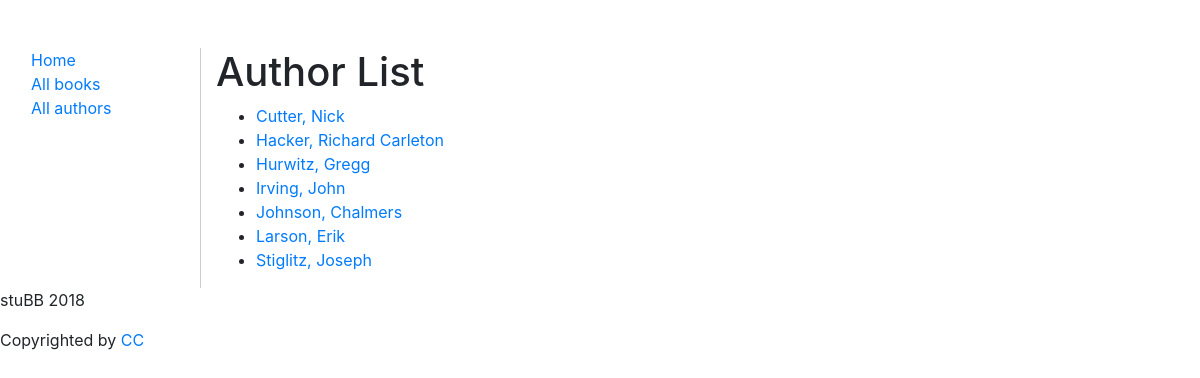
Before: /catalog/authors with the older database file.
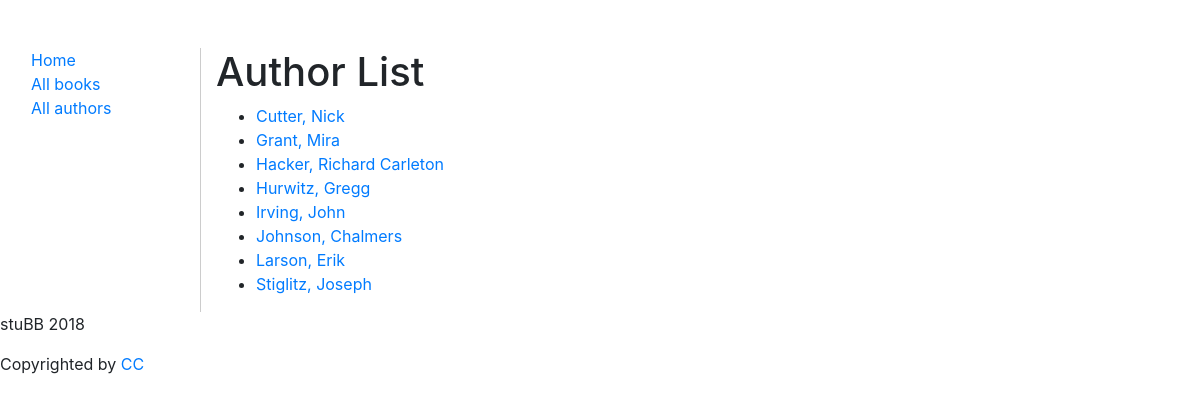
After: the same page with the newer database file.
### catalog/models.py (models this page shows, shortened)
class Author(models.Model):
  first_name = models.CharField(max_length=100)
  last_name = models.CharField(max_length=100)
  date_of_birth = models.DateField(null=True, blank=True)
  date_of_death = models.DateField('died', null=True, blank=True)
  born_in = models.CharField(max_length=200, null=True, blank=True)
  education = models.CharField(max_length=200, null=True, blank=True)
  COMMON_BOOK_AWARDS = (
    ('booker', 'Booker Award'),
    ('caldecott', 'Caldecott Medal'),
    ('nba', 'National Book Award'),
    ('nbcca', 'National Book Critics Circle Award'),
    ('newbery', 'Newbery Medal'),
    ('npl', 'Nobel Prize for Literature'),
    ('p/f', 'PEN/Faulkner Award'),
    ('pp', 'Pulitzer Prize'),
    ('cwp', "Commonwealth Writers' Prize"),
    ('emma', 'EMMA Awards')
  )
  awards = models.CharField(max_length=10, choices=COMMON_BOOK_AWARDS, null=True, blank=True)
  class Meta:
    ordering = ["last_name", "first_name"]
  def get_absolute_url(self):
    return reverse('author-detail', args=[str(self.id)])

### catalog/views.py (the view)
# urls.py: path('authors', views.AuthorListView.as_view(), name="authors"),
class AuthorListView(generic.ListView):
  model = Author
  template_name = 'catalog/author_list.html'
  paginate_by = 10

### catalog/templates/catalog/author_list.html (shortened to what this page needs)
{% extends 'catalog/base.html' %}
{% block content %}
    <h1>Author List</h1>
    {% if author_list %}
    <ul>
        {% for author in author_list %}
            <li><a href="{{ author.get_absolute_url }}">{{ author.last_name }}, {{ author.first_name }}</a>{{ author.book }}</li>
        {% endfor %}
    </ul>
    {% else %}
        <p>There are no authors listed at this time.</p>
    {% endif %}
{% endblock %}

### catalog/templates/catalog/base.html (shortened to what this page needs)
<!DOCTYPE html>
<html lang="en">
  <head>
    {% load staticfiles %}
    {% block head %}
    <link rel="stylesheet" href="{% static 'styles/catalog.css' %}" />
    <link rel="stylesheet" href="https://stackpath.bootstrapcdn.com/bootstrap/4.1.3/css/bootstrap.min.css">
    {% endblock %}
  </head>
  <body>
    <div class="container-fluid">
    <div class="row">
      <div class="col-sm-2">
      {% block sidebar %}
        <ul class="sidebar-nav">
          <li><a href="{% url 'index' %}">Home</a></li>
          <li><a href="{% url 'books' %}">All books</a></li>
          <li><a href="{% url 'authors' %}">All authors</a></li>
        </ul>
     {% endblock %}
      </div>
      <div class="col-sm-10 content">
        {% block content %}{% endblock %}
      </div>
    </div>
  </div>
  <footer class="basic-footer">
      <p> stuBB 2018</p>
      <p>Copyrighted by <a href="https://creativecommons.org/licenses/by/3.0/">CC</a></p>
  </footer>
  </body>
</html>

### catalog/static/styles/catalog.css (style rules this page uses)
.sidebar-nav { margin-top: 3em; list-style: none; margin-left: -1.5em; }
.content { margin-top: 3em; border-left: 1px solid #ccc; }

Changed rows visible on the page:
added Author: last_name "Grant", first_name "Mira"
